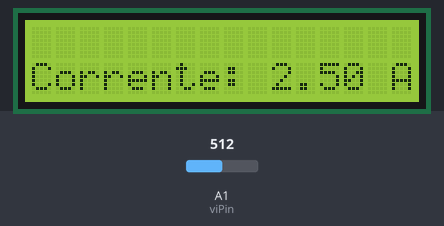
Bench run of a sketch on a simulated Arduino Uno, built with avr-gcc and run on an emulated ATmega328P. On the bench: 16×2 character LCD. The test bench sets the inputs (shaded band); at power-on: A1 (viPin) = 512. What the sketch prints to the serial monitor is not drawn.

Above: at 1.3 s.
1.4 s: A1 (viPin) set to 716
At 2.5 s:
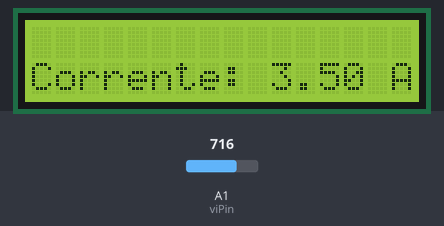
4.1 s: A1 (viPin) set to 900
At 4.7 s:
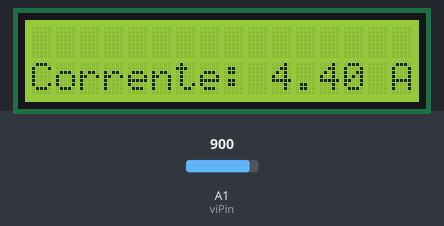
6.8 s: A1 (viPin) set to 1023
At 9.1 s:
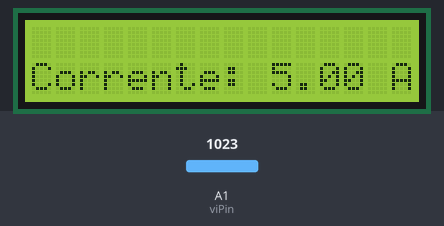
Timing chart, 0 to 10.6 s (numbered marks = the images above; inputs shaded):
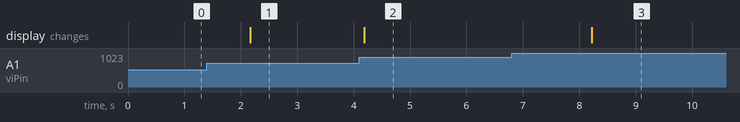

Measured:
- after the input at 1.4 s, the display: changes after 0.77 s (image 1)
- after the input at 4.1 s, the display: changes after 0.08 s (image 2)
- after the input at 6.8 s, the display: changes after 1.4 s (image 3)

The sketch:

Medidor_de_Corrente_com_Arduino.ino
```cpp
//Programa : Medidor de Corrente com Arduino
//Usando sensor de corrente ACS712
//Incluindo Bibliotecas
#include <Wire.h>
#include <LiquidCrystal_I2C.h>
LiquidCrystal_I2C lcd(0x27,16,2);  // set the LCD address to 0x27 for a 16 chars and 2 line display
const int viPin = A1;
long valorTensao;
long volts;
long valorCorrente;
float amper;
long amper_aux;
float potencia;
float consumo;
float consumo_aux;
float vs1Pin = 6.273;
//float tarifa = 0.3907;
void setup()
{
   lcd.init();                      // initialize the lcd
  lcd.init();
  // Print a message to the LCD.
  lcd.backlight();
  //Inicializa a Serial
  Serial.begin(9600); //inicia a porta serial
}
void loop ()
{

  // Rotina de leitura do Sensor de Tensão

  valorTensao = (vs1Pin); // Atribui a variavel valorTensao o valor do pino vs1Pin
  volts = valorTensao; // Atribui a variavel temperatura o valorLido * cte


  valorCorrente = analogRead(viPin);
  amper = valorCorrente * 2.5 / 511;

/*
  potencia = amper * volts;
  potencia = potencia / 1000;

  consumo_aux = potencia * 0.3907;
  consumo = consumo + consumo_aux;
*/
  // Interface do display
  lcd.clear();
  //lcd.print("Tensao: ");
  //lcd.print(volts);
  //lcd.print(" V");
  lcd.setCursor(0, 1);
  lcd.print("Corrente: ");
  lcd.print(amper);
  lcd.print(" A");
  delay(2000);
Serial.print(viPin);
  /*
  lcd.clear();
  lcd.print("Potencia: ");
  lcd.print(potencia);
  lcd.print("KWh");
  lcd.setCursor(0, 1);
  lcd.print("R$: ");
  lcd.print(consumo);
  delay(2000);
*/
}
```
